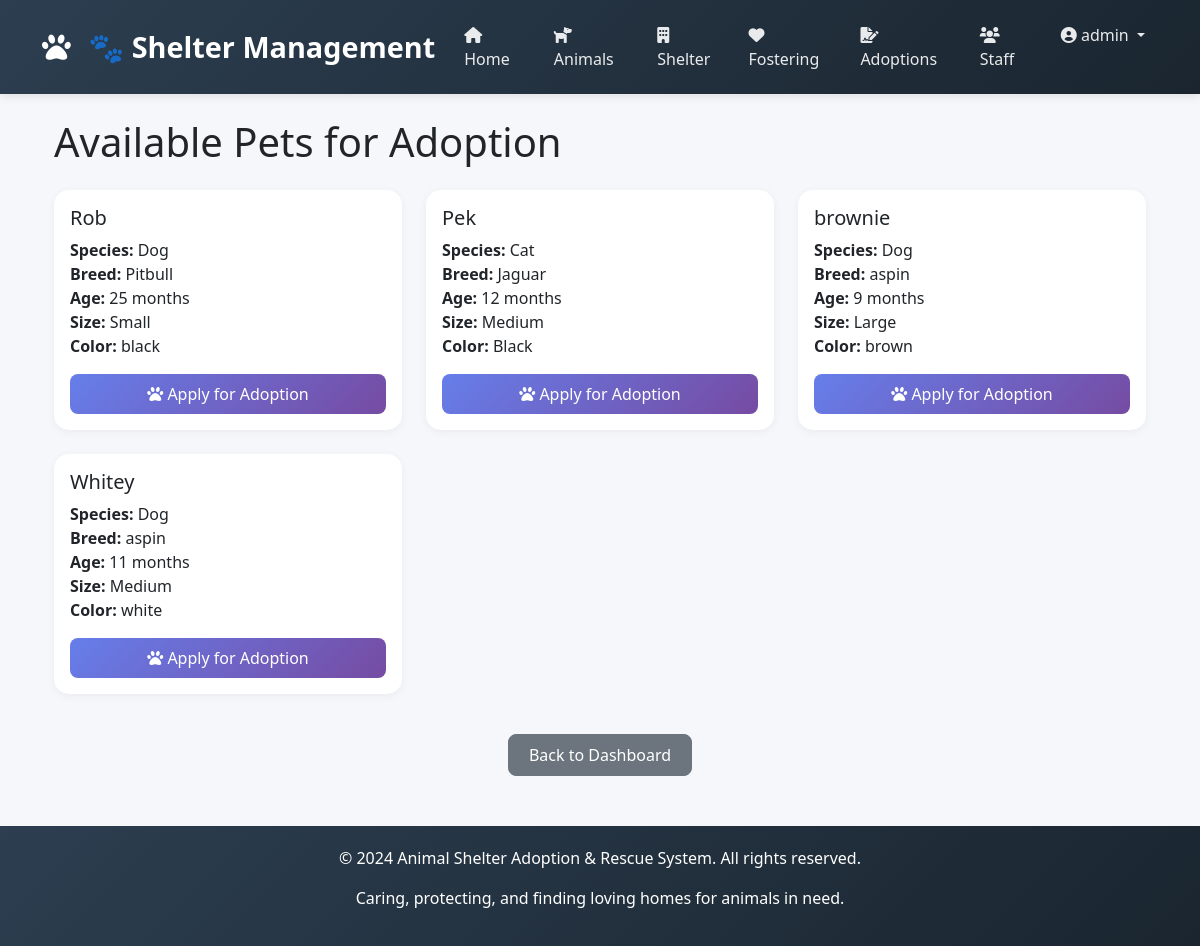
Page /adoptions/apply-list/ (signed in) on the committed database.
### apps/accounts/models.py (models this page shows, shortened)
class Staff(AbstractUser):
    ROLE_CHOICES = [
        ('Admin', 'Admin'),
        ('Manager', 'Manager'),
        ('Vet', 'Veterinarian'),
        ('Staff', 'Staff'),
        ('Volunteer', 'Volunteer'),
    ]
    staff_id = models.AutoField(primary_key=True)
    first_name = models.CharField(max_length=100)
    last_name = models.CharField(max_length=100)
    role = models.CharField(max_length=20, choices=ROLE_CHOICES, default='Staff')
    phone = models.CharField(max_length=20, blank=True, null=True)
    email = models.EmailField(unique=True)
    username = models.CharField(max_length=100, unique=True)
    status = models.BooleanField(default=True)
    date_joined = models.DateTimeField(default=timezone.now)
    last_login = models.DateTimeField(null=True, blank=True)
    USERNAME_FIELD = 'username'
    REQUIRED_FIELDS = ['email', 'first_name', 'last_name']
    class Meta:
        db_table = 'staff'

### apps/animals/models.py (models this page shows, shortened)
class Pet(models.Model):
    SPECIES_CHOICES = [
        ('Dog', 'Dog'), ('Cat', 'Cat'), ('Bird', 'Bird'),
        ('Rabbit', 'Rabbit'), ('Other', 'Other')
    ]
    SEX_CHOICES = [('M', 'Male'), ('F', 'Female')]
    SIZE_CHOICES = [('Small', 'Small'), ('Medium', 'Medium'), ('Large', 'Large')]
    STATUS_CHOICES = [
        ('Available', 'Available'), ('Pending', 'Pending'), ('Adopted', 'Adopted')
    ]
    pet_id = models.AutoField(primary_key=True)
    name = models.CharField(max_length=100)
    species = models.CharField(max_length=50, choices=SPECIES_CHOICES)
    breed = models.CharField(max_length=100, blank=True, null=True)
    age = models.IntegerField(validators=[MinValueValidator(0)], help_text="Age in months")
    sex = models.CharField(max_length=1, choices=SEX_CHOICES)
    size = models.CharField(max_length=10, choices=SIZE_CHOICES)
    color = models.CharField(max_length=50)
    vaccination_status = models.BooleanField(default=False)
    spay_neuter_status = models.BooleanField(default=False)
    medical_notes = models.TextField(blank=True, null=True)
    intake_date = models.DateField(auto_now_add=True)
    status = models.CharField(max_length=20, choices=STATUS_CHOICES, default='Available')
    class Meta:
        db_table = 'pets'

### apps/adoptions/views.py (the view)
# urls.py: path('apply-list/', views.adopter_apply_list, name='adopter_apply_list'),
def adopter_apply_list(request):
    if 'adopter_id' not in request.session:
        messages.error(request, 'Please login first.')
        return redirect('login')
    adopter = get_object_or_404(Adopter, adopter_id=request.session['adopter_id'])
    available_pets = Pet.objects.filter(status='Available')
    applied_pet_ids = AdoptionApplication.objects.filter(adopter=adopter).values_list('pet_id', flat=True)
    context = {
        'adopter': adopter,
        'available_pets': available_pets,
        'applied_pet_ids': applied_pet_ids,
    }
    return render(request, 'adoptions/adopter_apply_list.html', context)

### templates/adoptions/adopter_apply_list.html
{% extends 'base.html' %}
{% block content %}
<div class="container">
    <h1 class="mb-4">Available Pets for Adoption</h1>
    <div class="row">
        {% for pet in available_pets %}
        <div class="col-md-4 mb-4">
            <div class="card h-100">
                <div class="card-body">
                    <h5 class="card-title">{{ pet.name }}</h5>
                    <p class="card-text">
                        <strong>Species:</strong> {{ pet.species }}<br>
                        <strong>Breed:</strong> {{ pet.breed|default:"Mixed" }}<br>
                        <strong>Age:</strong> {{ pet.age }} months<br>
                        <strong>Size:</strong> {{ pet.size }}<br>
                        <strong>Color:</strong> {{ pet.color }}
                    </p>
                    {% if pet.pet_id in applied_pet_ids %}
                        <button class="btn btn-secondary w-100" disabled>
                            <i class="fas fa-check"></i> Already Applied
                        </button>
                    {% else %}
                        <a href="{% url 'adopter_apply' pet.pet_id %}" class="btn btn-primary w-100">
                            <i class="fas fa-paw"></i> Apply for Adoption
                        </a>
                    {% endif %}
                </div>
            </div>
        </div>
        {% empty %}
        <div class="col-12">
            <div class="alert alert-info text-center">
                No pets are currently available for adoption.
            </div>
        </div>
        {% endfor %}
    </div>
    <div class="text-center mt-3">
        <a href="{% url 'adopter_dashboard' %}" class="btn btn-secondary">Back to Dashboard</a>
    </div>
</div>
{% endblock %}

### templates/base.html (shortened to what this page needs)
<!DOCTYPE html>
<html lang="en">
<head>
    <link href="https://cdn.jsdelivr.net/npm/bootstrap@5.1.3/dist/css/bootstrap.min.css" rel="stylesheet">
    <link rel="stylesheet" href="https://cdnjs.cloudflare.com/ajax/libs/font-awesome/6.0.0/css/all.min.css">
</head>
<body>
    <nav class="navbar navbar-expand-lg navbar-dark">
        <div class="container">
            <a class="navbar-brand" href="{% url 'index' %}">
                <i class="fas fa-paw"></i> 🐾 Shelter Management
            </a>
            <div class="collapse navbar-collapse" id="navbarNav">
                <ul class="navbar-nav ms-auto">
                    <li class="nav-item">
                        <a class="nav-link" href="{% url 'index' %}">
                            <i class="fas fa-home"></i> Home
                        </a>
                    </li>
                    <li class="nav-item">
                        <a class="nav-link" href="{% url 'pet_list' %}">
                            <i class="fas fa-dog"></i> Animals
                        </a>
                    </li>
                    <li class="nav-item">
                        <a class="nav-link" href="{% url 'shelter_list' %}">
                            <i class="fas fa-building"></i> Shelter
                        </a>
                    </li>
                    <li class="nav-item">
                        <a class="nav-link" href="{% url 'foster_list' %}">
                            <i class="fas fa-heart"></i> Fostering
                        </a>
                    </li>
                    <li class="nav-item">
                        <a class="nav-link" href="{% url 'adoption_list' %}">
                            <i class="fas fa-file-signature"></i> Adoptions
                        </a>
                    </li>
                    <li class="nav-item">
                        <a class="nav-link" href="{% url 'staff_list' %}">
                            <i class="fas fa-users"></i> Staff
                        </a>
                    </li>
                    {% if user.is_authenticated %}
                        <li class="nav-item dropdown">
                            <a class="nav-link dropdown-toggle" href="#" id="userDropdown" role="button" data-bs-toggle="dropdown">
                                <i class="fas fa-user-circle"></i> {{ user.username }}
                            </a>
                        </li>
                    {% endif %}
                </ul>
            </div>
        </div>
    </nav>
    <div class="container mt-4">
        {% block content %}
        {% endblock %}
    </div>
    <footer>
        <div class="container">
            <p>&copy; 2024 Animal Shelter Adoption & Rescue System. All rights reserved.</p>
            <p>Caring, protecting, and finding loving homes for animals in need.</p>
        </div>
    </footer>
</body>
</html>

### templates/base.html (style rules this page uses)
* { margin: 0; padding: 0; box-sizing: border-box; }
body { font-family: 'Segoe UI', Tahoma, Geneva, Verdana, sans-serif; background-color: #f5f7fb; }
.navbar { background: linear-gradient(135deg, #2c3e50 0%, #1a252f 100%); box-shadow: 0 2px 10px rgba(0,0,0,0.1); padding: 15px 0; }
.navbar-brand { font-size: 1.8rem; font-weight: bold; color: #fff !important; }
.navbar-brand i { margin-right: 10px; }
.nav-link { color: rgba(255,255,255,0.9) !important; font-weight: 500; margin: 0 5px; transition: all 0.3s; }
.card { border: none; border-radius: 15px; box-shadow: 0 2px 10px rgba(0,0,0,0.05); transition: transform 0.3s, box-shadow 0.3s; }
.btn { border-radius: 8px; padding: 8px 20px; font-weight: 500; transition: all 0.3s; }
.btn-primary { background: linear-gradient(135deg, #667eea 0%, #764ba2 100%); border: none; }
footer { background: linear-gradient(135deg, #2c3e50 0%, #1a252f 100%); color: white; padding: 20px; text-align: center; margin-top: 50px; }

### rows in the picture
Staff: username "admin"
Pet: name "Rob", species "Dog", breed "Pitbull", age "25", size "Small", color "black", shows "Apply for Adoption"
Pet: name "Pek", species "Cat", breed "Jaguar", age "12", size "Medium", color "Black", shows "Apply for Adoption"
Pet: name "brownie", species "Dog", breed "aspin", age "9", size "Large", color "brown", shows "Apply for Adoption"
Pet: name "Whitey", species "Dog", breed "aspin", age "11", size "Medium", color "white", shows "Apply for Adoption"
